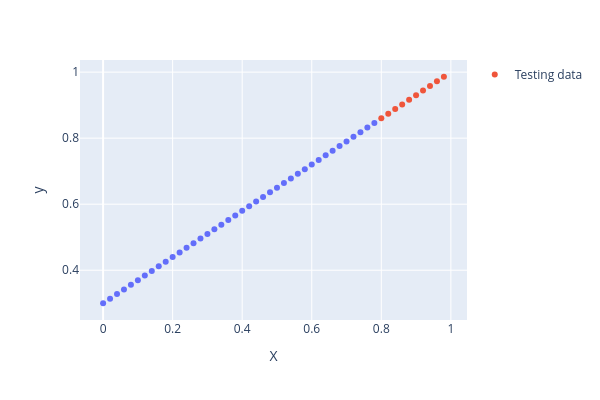

Notebook cell for this chart:
### Code cell
plot_predictions()

### Figure 1 — Plotly figure (JSON) as saved in the notebook; plotly's stock layout.template omitted (floating-point values rounded to 4 significant figures)
{"data": [{"hovertemplate": "X=%{x}<br>y=%{y}<extra></extra>", "legendgroup": "", "marker": {"color": "#636efa", "symbol": "circle"}, "mode": "markers", "name": "", "orientation": "v", "showlegend": false, "type": "scatter", "x": [0.0, 0.02, 0.04, 0.06, 0.08, 0.1, 0.12, 0.14, 0.16, 0.18, 0.2, 0.22, 0.24, 0.26, 0.28, 0.3, 0.32, 0.34, 0.36, 0.38, 0.4, 0.42, 0.44, 0.46, 0.48, 0.5, 0.52, 0.54, 0.56, 0.58, 0.6, 0.62, 0.64, 0.66, 0.68, 0.7, 0.72, 0.74, 0.76, 0.78], "xaxis": "x", "y": [0.3, 0.314, 0.328, 0.342, 0.356, 0.37, 0.384, 0.398, 0.412, 0.426, 0.44, 0.454, 0.468, 0.482, 0.496, 0.51, 0.524, 0.538, 0.552, 0.566, 0.58, 0.594, 0.608, 0.622, 0.636, 0.65, 0.664, 0.678, 0.692, 0.706, 0.72, 0.734, 0.748, 0.762, 0.776, 0.79, 0.804, 0.818, 0.832, 0.846], "yaxis": "y"}, {"mode": "markers", "name": "Testing data", "type": "scatter", "x": [0.8, 0.82, 0.84, 0.86, 0.88, 0.9, 0.92, 0.94, 0.96, 0.98], "y": [0.86, 0.874, 0.888, 0.902, 0.916, 0.93, 0.944, 0.958, 0.972, 0.986]}], "layout": {"height": 400, "legend": {"tracegroupgap": 0}, "margin": {"t": 60}, "width": 600, "xaxis": {"anchor": "y", "domain": [0, 1], "title": {"text": "X"}}, "yaxis": {"anchor": "x", "domain": [0, 1], "title": {"text": "y"}}}}
